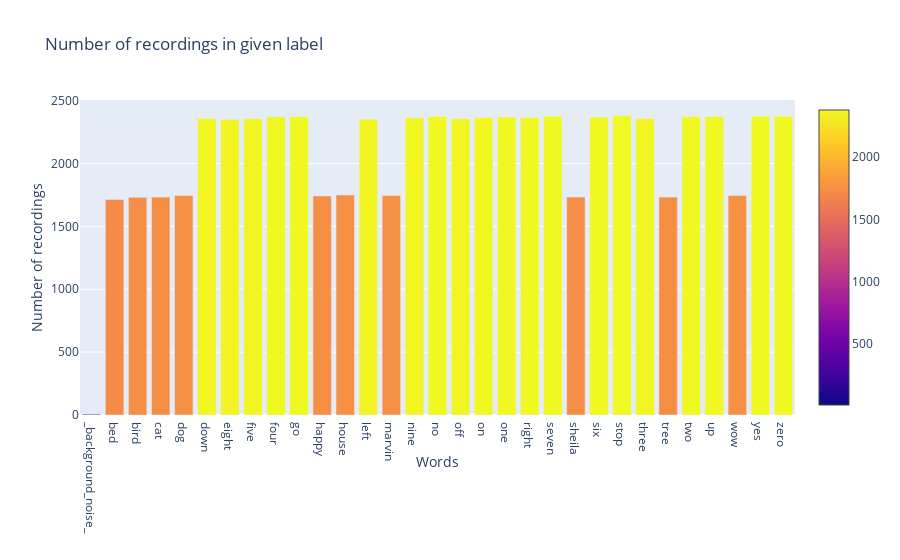

This figure's notebook cell:
### Code cell
filename = '/yes/0a7c2a8d_nohash_0.wav'
print(train_audio_path)
eda = EDA(train_audio_path)
eda.plot_histogram()
eda.print_spectograms(["yes"],5)
# eda.print_spectograms(["go"],5)

### Figure 1 — Plotly figure (JSON) as saved in the notebook; plotly's stock layout.template omitted (floating-point values rounded to 4 significant figures)
{"data": [{"marker": {"color": [6, 1713, 1731, 1733, 1746, 2359, 2352, 2357, 2372, 2372, 1742, 1750, 2353, 1746, 2364, 2375, 2357, 2367, 2370, 2367, 2377, 1734, 2369, 2380, 2356, 1733, 2373, 2375, 1745, 2377, 2376], "showscale": true}, "type": "bar", "x": ["_background_noise_", "bed", "bird", "cat", "dog", "down", "eight", "five", "four", "go", "happy", "house", "left", "marvin", "nine", "no", "off", "on", "one", "right", "seven", "sheila", "six", "stop", "three", "tree", "two", "up", "wow", "yes", "zero"], "y": [6, 1713, 1731, 1733, 1746, 2359, 2352, 2357, 2372, 2372, 1742, 1750, 2353, 1746, 2364, 2375, 2357, 2367, 2370, 2367, 2377, 1734, 2369, 2380, 2356, 1733, 2373, 2375, 1745, 2377, 2376]}], "layout": {"title": {"text": "Number of recordings in given label"}, "xaxis": {"title": {"text": "Words"}}, "yaxis": {"title": {"text": "Number of recordings"}}}}
